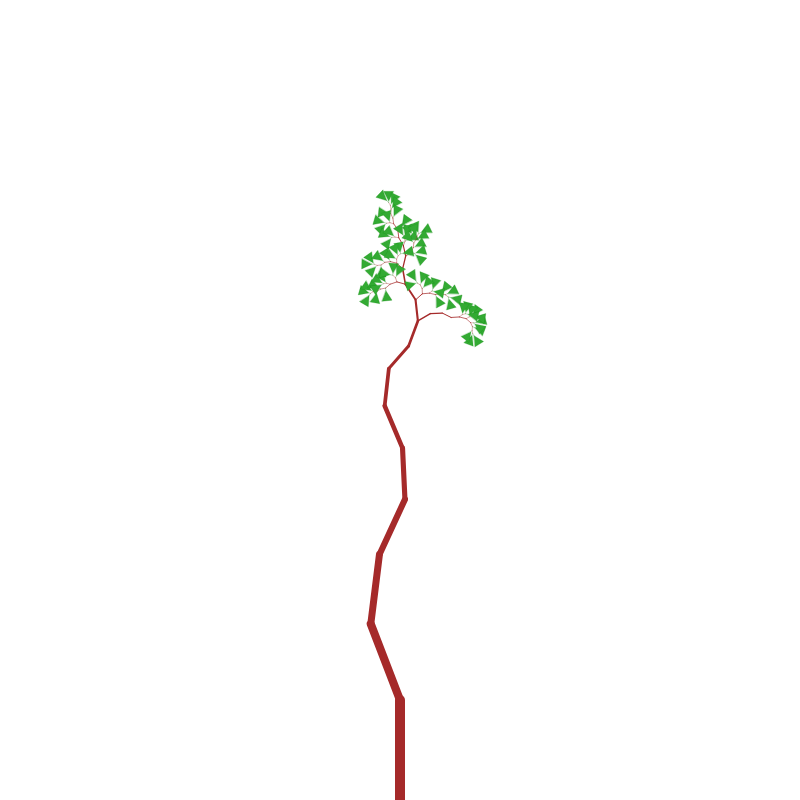
Frame 1 (no input)
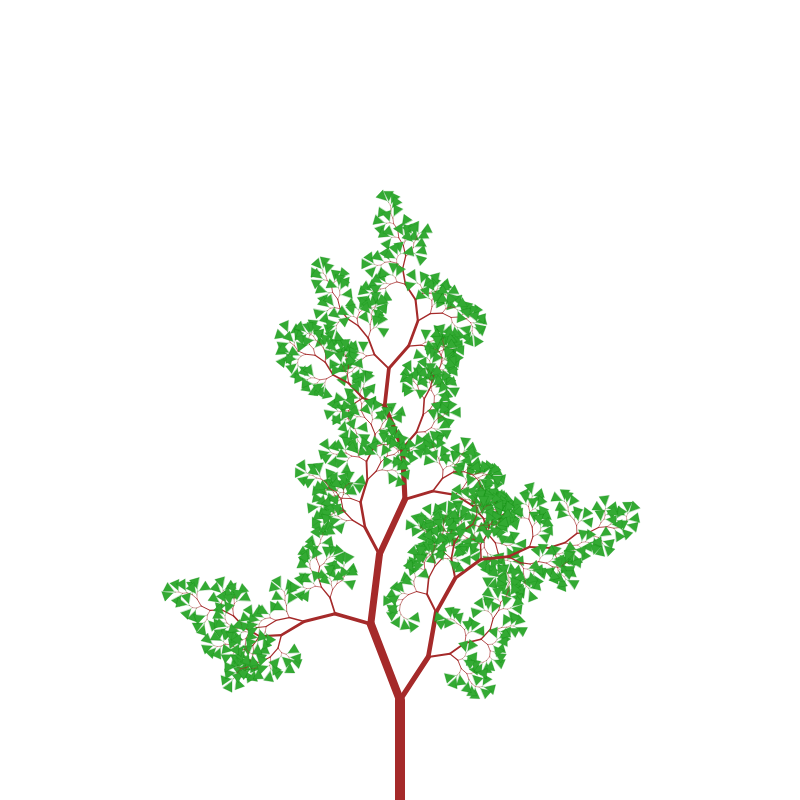
Frame 60 (no input)
Frame 120 (the mouse pressed at the canvas centre since frame 60): identical to frame 60, image omitted

The p5.js sketch that drew these frames (run headless with seeded random() and noise() and a simulated clock; from frame 60 on, the mouse is pressed at the canvas centre):

// p5.js sketch
// ── sketch.js

let tree
let branchLength = 100
let minimumWeight = 0.03
let iteration

function setup() {
    createCanvas(800, 800);
    // randomSeed(100); // fix the RNG to a seed
    createTree();
    frameRate(30);
}

function createTree() {
    tree = [];
    iteration = 0;
    let grow = createVector(0, -branchLength);
    let position = createVector(400, 800);
    let newPosition = p5.Vector.add(position, grow);
    tree.push({start: position.copy(), end: newPosition.copy(), weight: 1, isLeaf:false, direction:p5.Vector.normalize(grow)});
    splitBranch(newPosition, 1, p5.Vector.normalize(grow));
    print(tree.length)
}

function mouseReleased() {
    // createTree();
}

function draw() {
    background(255);
    iteration+=150;

    for (let i = 0; i< min(tree.length, iteration); i++) {
        branch = tree[i];
        if (branch.isLeaf)
            stroke('green');
        else
            stroke('brown');
        strokeWeight(branch.weight*10);
        line(branch.start.x, branch.start.y, branch.end.x, branch.end.y);
        if (branch.isLeaf) { // create a leaf ..
            fill(color('#33aa33'))
            p1 = p5.Vector.sub(branch.end, branch.start).normalize();
            p2 = createVector(p1.y, -p1.x)
            tmp = p5.Vector.add(branch.end, p1.mult(10));
            t2 = p5.Vector.add(tmp, p2.mult(5));
            t3 = p5.Vector.add(tmp, p2.mult(-1));
            triangle(branch.end.x, branch.end.y, t2.x, t2.y, t3.x, t3.y)
        }
        if (i > iteration) return;
        // print(branch);

    }
}

function splitBranch(p, weight, gd) {
    if (weight < minimumWeight) return;
    // split weight
    let alpha = random(0.25, 0.35);
    let stemWeight = weight*(1-alpha)*1.2;
    let branchWeight = weight*alpha*1.6;
    // create angle
    let angle = radians(random(45, 90))*random([-1, 1]);
    let stemAngle = - branchWeight/(stemWeight+branchWeight) * angle // less angle for the stem
    let branchAngle = stemWeight/(stemWeight+branchWeight) * angle   // more angle for the branch
    // create stem
    let g1 = p5.Vector.rotate(gd.copy().mult(branchLength*stemWeight), stemAngle)
    let n1 = p5.Vector.add(p, g1);
    tree.push({start: p.copy(), end: n1.copy(), weight:stemWeight,  isLeaf:(stemWeight<minimumWeight)});
    splitBranch(n1, stemWeight, p5.Vector.normalize(g1));
    // create Branch:
    let g2 = p5.Vector.rotate(gd.copy().mult(branchLength*branchWeight), branchAngle);
    let n2 = p5.Vector.add(p, g2);
    tree.push({start: p.copy(), end: n2.copy(), weight:branchWeight, isLeaf:(branchWeight<minimumWeight)});
    splitBranch(n2, branchWeight, p5.Vector.normalize(g2));
}
